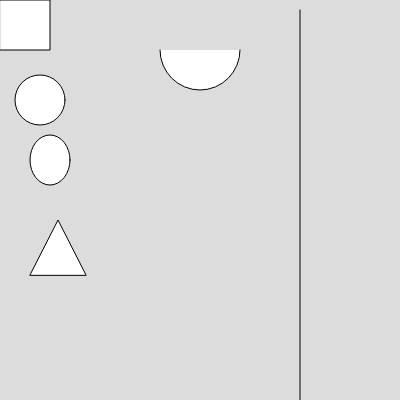
Frame 1 (no input)
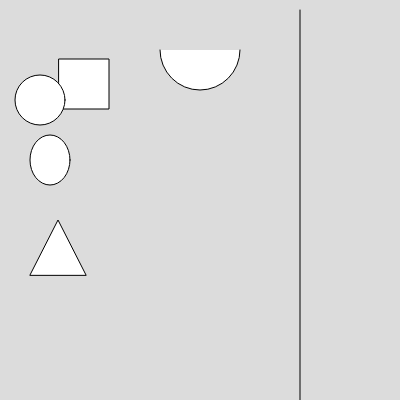
Frame 60 (no input)
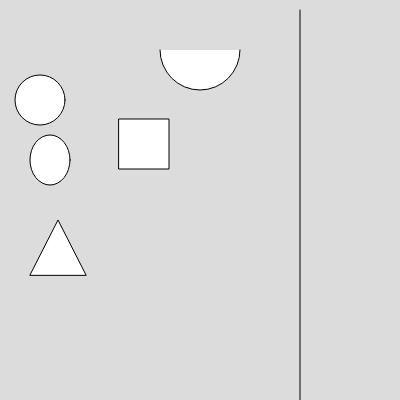
Frame 120 (the mouse pressed at the canvas centre since frame 60)

The p5.js sketch that drew these frames (run headless with seeded random() and noise() and a simulated clock; from frame 60 on, the mouse is pressed at the canvas centre):

// p5.js sketch
// ── sketch.js
function setup() {
  createCanvas(400, 400);
}

let x = 0;
let y = 0;
function draw() {
  background(220);

  rect(x, y, 50, 50);

  x = x + 1;

  y = y + 1;

  circle(40, 100, 50);

  ellipse(50, 160, 40, 50);

  triangle(30, 275, 58, 220, 86, 275);

  line(300, 10, 300, 400);

  arc(200, 50, 80, 80, 0, PI);
}
